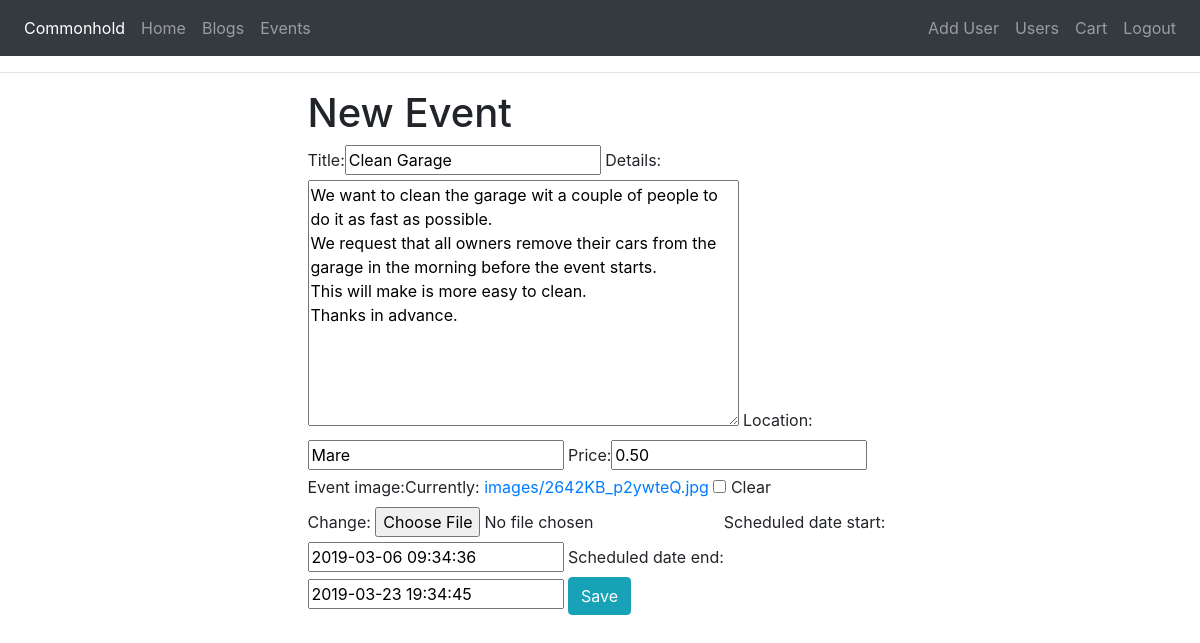
Before: /events/5/edit/ (signed in) with the older database file.
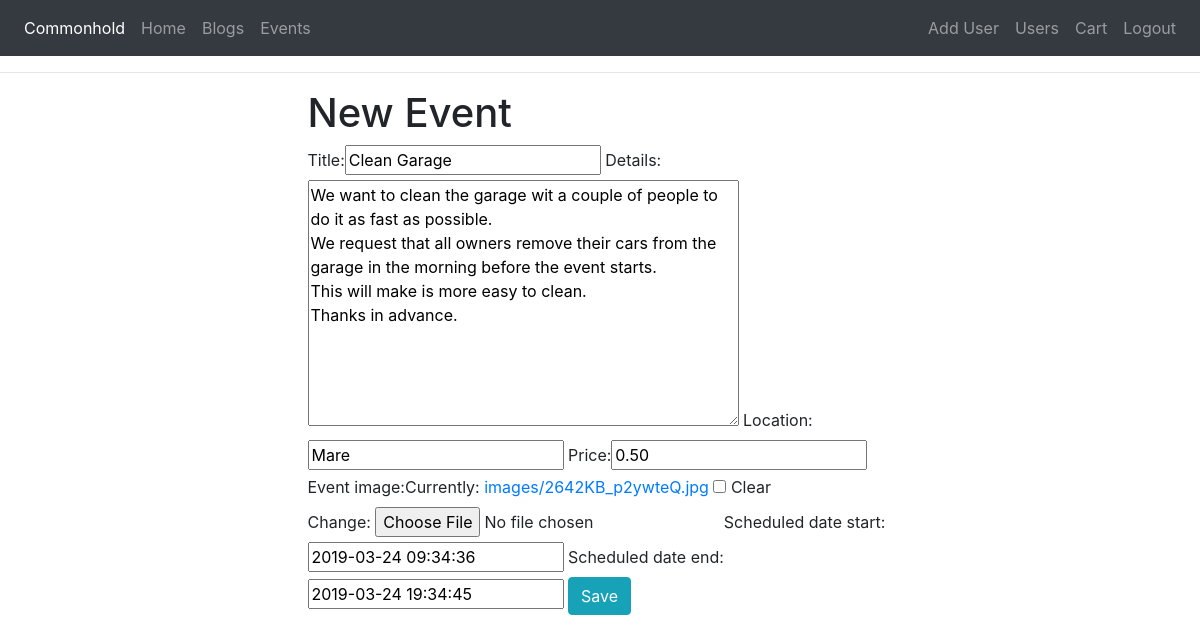
After: the same page with the newer database file.
### events/models.py (models this page shows, shortened)
class Event(models.Model):
    author = models.ForeignKey(User, on_delete=models.CASCADE, related_name="event_author")
    title = models.CharField(max_length=200)
    details = models.TextField()
    location = models.CharField(max_length=200)
    views = models.IntegerField(default=0)
    price = models.DecimalField(max_digits=6, decimal_places=2)
    event_image = models.ImageField(upload_to="images", null=True, blank=True)
    scheduled_date_start = models.DateTimeField(blank=True, null=True)
    scheduled_date_end = models.DateTimeField(blank=True, null=True)
    published_date = models.DateTimeField(auto_now_add=True)

### events/views.py (the view)
# urls.py: url(r'^(?P<pk>\d+)/edit/$', create_or_edit_event, name='edit_event'),
@login_required
def create_or_edit_event(request, pk=None):
    event = get_object_or_404(Event, pk=pk) if pk else None
    if request.method =="POST":
        print("form is a post")
        form = EventPostForm(request.POST, request.FILES, instance=event)
        ep_form = form.save(commit=False)
        ep_form.author = User.objects.get(pk=request.user.id)
        ep_form.save()
        return redirect(get_events)
    else:
        print("form is a get")
        form = EventPostForm(instance=event)
    return render(request, "eventpostform.html", {'form': form})

### events/forms.py
class EventPostForm(forms.ModelForm):
    class Meta:
        model = Event
        exclude = ["author", "views"]

### cart/contexts.py (called while the page is built)
def cart_contents(request):
    cart = request.session.get('cart', {})
    cart_items = []
    total = 0
    product_count = 0
    for id, quantity in cart.items():
        event = get_object_or_404(Event, pk=id)
        total += quantity * event.price
        product_count += quantity
        cart_items.append({'id':id, 'quantity': quantity, 'event': event})
    return { 'cart_items': cart_items, 'total': total,
        'product_count': product_count }

### events/templates/eventpostform.html (shortened to what this page needs)
{% extends "base.html" %}
{% load bootstrap_tags %}
{% block content %}
<div class="row justify-content-md-center">
    <div class="col-12 col-md-6">
    <h1>New Event</h1>
    <form method="POST" enctype="multipart/form-data">
        {{ form | as_bootstrap }}
        <button type="submit" class="btn btn-info">Save</button>
    </form>
    </div>
</div>
{% endblock %}

Changed rows visible on the page:
changed Event "Clean Garage": scheduled_date_start "2019-03-06 09:34:36" → "2019-03-24 09:34:36"; scheduled_date_end "2019-03-23 19:34:45" → "2019-03-24 19:34:45"
